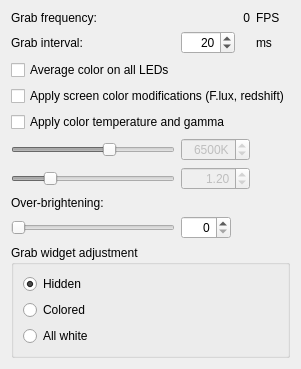
          <widget class="QWidget" name="page">
           <layout class="QVBoxLayout" name="verticalLayout_8">
            <item>
             <layout class="QGridLayout" name="gridLayout" rowstretch="0,0,0,0,0,0,0,0,0">
              <item row="3" column="0" colspan="3">
               <widget class="QCheckBox" name="checkBox_GrabApplyBlueLightReduction">
                <property name="text">
                 <string>Apply screen color modifications (F.lux, redshift)</string>
                </property>
                <property name="tristate">
                 <bool>false</bool>
                </property>
               </widget>
              </item>
              <item row="0" column="2">
               <widget class="QLabel" name="label_GrabFrequency_txt_fps">
                <property name="text">
                 <string>FPS</string>
                </property>
                <property name="alignment">
                 <set>Qt::AlignLeading|Qt::AlignLeft|Qt::AlignVCenter</set>
                </property>
                <property name="textInteractionFlags">
                 <set>Qt::LinksAccessibleByMouse|Qt::TextSelectableByMouse</set>
                </property>
               </widget>
              </item>
              <item row="1" column="1">
               <widget class="QSpinBox" name="spinBox_GrabSlowdown">
                <property name="sizePolicy">
                 <sizepolicy hsizetype="Fixed" vsizetype="Fixed">
                  <horstretch>0</horstretch>
                  <verstretch>0</verstretch>
                 </sizepolicy>
                </property>
                <property name="minimumSize">
                 <size>
                  <width>50</width>
                  <height>0</height>
                 </size>
                </property>
                <property name="alignment">
                 <set>Qt::AlignRight|Qt::AlignTrailing|Qt::AlignVCenter</set>
                </property>
                <property name="minimum">
                 <number>1</number>
                </property>
                <property name="maximum">
                 <number>1000</number>
                </property>
                <property name="value">
                 <number>20</number>
                </property>
               </widget>
              </item>
              <item row="0" column="0">
               <widget class="QLabel" name="label_GrabFrequency_txt">
                <property name="sizePolicy">
                 <sizepolicy hsizetype="Expanding" vsizetype="Maximum">
                  <horstretch>0</horstretch>
                  <verstretch>0</verstretch>
                 </sizepolicy>
                </property>
                <property name="font">
                 <font>
                  <weight>50</weight>
                  <bold>false</bold>
                 </font>
                </property>
                <property name="text">
                 <string>Grab frequency:</string>
                </property>
                <property name="alignment">
                 <set>Qt::AlignLeading|Qt::AlignLeft|Qt::AlignVCenter</set>
                </property>
               </widget>
              </item>
              <item row="8" column="2">
               <widget class="QPushButton" name="pushButton_grabOverBrightenHelp">
                <property name="sizePolicy">
                 <sizepolicy hsizetype="Fixed" vsizetype="Fixed">
                  <horstretch>0</horstretch>
                  <verstretch>0</verstretch>
                 </sizepolicy>
                </property>
                <property name="styleSheet">
                 <string notr="true">margin: 0px;</string>
                </property>
                <property name="text">
                 <string/>
                </property>
                <property name="icon">
                 <iconset resource="../res/LightpackResources.qrc">
                  <normaloff>:/icons/help.png</normaloff>:/icons/help.png</iconset>
                </property>
                <property name="flat">
                 <bool>true</bool>
                </property>
               </widget>
              </item>
              <item row="8" column="0">
               <widget class="QSlider" name="horizontalSlider_GrabOverBrighten">
                <property name="sizePolicy">
                 <sizepolicy hsizetype="Minimum" vsizetype="Fixed">
                  <horstretch>0</horstretch>
                  <verstretch>0</verstretch>
                 </sizepolicy>
                </property>
                <property name="whatsThis">
                 <string>&lt;h4&gt;Over-brightening&lt;/h4&gt; To achieve a higher overall brightness, Prismatik will set the LEDs to maximum even if the grabbed color is not at full brightness.</string>
                </property>
                <property name="maximum">
                 <number>100</number>
                </property>
                <property name="orientation">
                 <enum>Qt::Horizontal</enum>
                </property>
               </widget>
              </item>
              <item row="1" column="0">
               <widget class="QLabel" name="label_SlowdownGrab_txt">
                <property name="sizePolicy">
                 <sizepolicy hsizetype="Expanding" vsizetype="Preferred">
                  <horstretch>0</horstretch>
                  <verstretch>0</verstretch>
                 </sizepolicy>
                </property>
                <property name="font">
                 <font>
                  <weight>50</weight>
                  <bold>false</bold>
                 </font>
                </property>
                <property name="text">
                 <string>Grab interval:</string>
                </property>
                <property name="alignment">
                 <set>Qt::AlignLeading|Qt::AlignLeft|Qt::AlignVCenter</set>
                </property>
                <property name="margin">
                 <number>0</number>
                </property>
               </widget>
              </item>
              <item row="0" column="1">
               <widget class="QLabel" name="label_GrabFrequency_value">
                <property name="text">
                 <string notr="true">0</string>
                </property>
                <property name="alignment">
                 <set>Qt::AlignRight|Qt::AlignTrailing|Qt::AlignVCenter</set>
                </property>
                <property name="margin">
                 <number>3</number>
                </property>
                <property name="textInteractionFlags">
                 <set>Qt::LinksAccessibleByMouse|Qt::TextSelectableByMouse</set>
                </property>
               </widget>
              </item>
              <item row="1" column="2">
               <widget class="QLabel" name="label_SlowdownGrab_txt_ms">
                <property name="text">
                 <string>ms</string>
                </property>
                <property name="alignment">
                 <set>Qt::AlignLeading|Qt::AlignLeft|Qt::AlignVCenter</set>
                </property>
               </widget>
              </item>
              <item row="2" column="0" colspan="3">
               <widget class="QCheckBox" name="checkBox_GrabIsAvgColors">
                <property name="font">
                 <font>
                  <weight>50</weight>
                  <bold>false</bold>
                 </font>
                </property>
                <property name="text">
                 <string>Average color on all LEDs</string>
                </property>
                <property name="checked">
                 <bool>false</bool>
                </property>
               </widget>
              </item>
              <item row="5" column="0">
               <widget class="QSlider" name="horizontalSlider_GrabColorTemperature">
                <property name="enabled">
                 <bool>false</bool>
                </property>
                <property name="minimum">
                 <number>1000</number>
                </property>
                <property name="maximum">
                 <number>10000</number>
                </property>
                <property name="singleStep">
                 <number>100</number>
                </property>
                <property name="pageStep">
                 <number>1000</number>
                </property>
                <property name="value">
                 <number>6500</number>
                </property>
                <property name="orientation">
                 <enum>Qt::Horizontal</enum>
                </property>
                <property name="tickPosition">
                 <enum>QSlider::NoTicks</enum>
                </property>
                <property name="tickInterval">
                 <number>1000</number>
                </property>
               </widget>
              </item>
              <item row="5" column="1">
               <widget class="QSpinBox" name="spinBox_GrabColorTemperature">
                <property name="enabled">
                 <bool>false</bool>
                </property>
                <property name="alignment">
                 <set>Qt::AlignRight|Qt::AlignTrailing|Qt::AlignVCenter</set>
                </property>
                <property name="showGroupSeparator" stdset="0">
                 <bool>false</bool>
                </property>
                <property name="suffix">
                 <string notr="true">K</string>
                </property>
                <property name="minimum">
                 <number>1000</number>
                </property>
                <property name="maximum">
                 <number>10000</number>
                </property>
                <property name="singleStep">
                 <number>100</number>
                </property>
                <property name="value">
                 <number>6500</number>
                </property>
               </widget>
              </item>
              <item row="7" column="0">
               <widget class="QLabel" name="label_11">
                <property name="text">
                 <string>Over-brightening:</string>
                </property>
               </widget>
              </item>
              <item row="8" column="1">
               <widget class="QSpinBox" name="spinBox_GrabOverBrighten">
                <property name="sizePolicy">
                 <sizepolicy hsizetype="Fixed" vsizetype="Fixed">
                  <horstretch>0</horstretch>
                  <verstretch>0</verstretch>
                 </sizepolicy>
                </property>
                <property name="minimumSize">
                 <size>
                  <width>50</width>
                  <height>0</height>
                 </size>
                </property>
                <property name="alignment">
                 <set>Qt::AlignRight|Qt::AlignTrailing|Qt::AlignVCenter</set>
                </property>
                <property name="minimum">
                 <number>0</number>
                </property>
                <property name="maximum">
                 <number>100</number>
                </property>
                <property name="value">
                 <number>0</number>
                </property>
               </widget>
              </item>
              <item row="6" column="0">
               <widget class="QSlider" name="horizontalSlider_GrabGamma">
                <property name="enabled">
                 <bool>false</bool>
                </property>
                <property name="whatsThis">
                 <string>&lt;h4&gt;Color encoding gamma&lt;/h4&gt;

This is the gamma used for encoding the color with the desired &lt;b&gt;color temperature&lt;/b&gt;. Setting to &lt;b&gt;1.0&lt;/b&gt; cancels the effect.
This is the reciprocal of the &lt;b&gt;device gamma&lt;/b&gt; which is the decoding gamma. They cancel each other if set to same value.</string>
                </property>
                <property name="minimum">
                 <number>5</number>
                </property>
                <property name="maximum">
                 <number>1000</number>
                </property>
                <property name="singleStep">
                 <number>10</number>
                </property>
                <property name="pageStep">
                 <number>100</number>
                </property>
                <property name="value">
                 <number>220</number>
                </property>
                <property name="orientation">
                 <enum>Qt::Horizontal</enum>
                </property>
               </widget>
              </item>
              <item row="6" column="1">
               <widget class="QDoubleSpinBox" name="doubleSpinBox_GrabGamma">
                <property name="enabled">
                 <bool>false</bool>
                </property>
                <property name="alignment">
                 <set>Qt::AlignRight|Qt::AlignTrailing|Qt::AlignVCenter</set>
                </property>
                <property name="minimum">
                 <double>0.050000000000000</double>
                </property>
                <property name="maximum">
                 <double>10.000000000000000</double>
                </property>
                <property name="singleStep">
                 <double>0.100000000000000</double>
                </property>
                <property name="value">
                 <double>1.200000000000000</double>
                </property>
               </widget>
              </item>
              <item row="4" column="0" colspan="2">
               <widget class="QCheckBox" name="checkBox_GrabApplyColorTemperature">
                <property name="whatsThis">
                 <string>&lt;h4&gt;Color temperature &amp;amp; gamma&lt;/h4&gt;

Internally emulates the effects of f.lux, redshift, Night Light, Night Shift...</string>
                </property>
                <property name="text">
                 <string>Apply color temperature and gamma</string>
                </property>
               </widget>
              </item>
              <item row="6" column="2">
               <widget class="QPushButton" name="pushButton_grabGammaHelp">
                <property name="sizePolicy">
                 <sizepolicy hsizetype="Fixed" vsizetype="Fixed">
                  <horstretch>0</horstretch>
                  <verstretch>0</verstretch>
                 </sizepolicy>
                </property>
                <property name="styleSheet">
                 <string notr="true">margin: 0px;</string>
                </property>
                <property name="text">
                 <string/>
                </property>
                <property name="icon">
                 <iconset resource="../res/LightpackResources.qrc">
                  <normaloff>:/icons/help.png</normaloff>:/icons/help.png</iconset>
                </property>
                <property name="flat">
                 <bool>true</bool>
                </property>
               </widget>
              </item>
              <item row="4" column="2">
               <widget class="QPushButton" name="pushButton_grabApplyColorTemperatureHelp">
                <property name="sizePolicy">
                 <sizepolicy hsizetype="Fixed" vsizetype="Fixed">
                  <horstretch>0</horstretch>
                  <verstretch>0</verstretch>
                 </sizepolicy>
                </property>
                <property name="styleSheet">
                 <string notr="true">margin:0px;</string>
                </property>
                <property name="text">
                 <string/>
                </property>
                <property name="icon">
                 <iconset resource="../res/LightpackResources.qrc">
                  <normaloff>:/icons/help.png</normaloff>:/icons/help.png</iconset>
                </property>
                <property name="flat">
                 <bool>true</bool>
                </property>
               </widget>
              </item>
             </layout>
            </item>
            <item>
             <widget class="QGroupBox" name="groupBox_2">
              <property name="title">
               <string>Grab widget adjustment</string>
              </property>
              <layout class="QVBoxLayout" name="verticalLayout_16">
               <item>
                <widget class="QRadioButton" name="radioButton_GrabWidgetsDontShow">
                 <property name="text">
                  <string>Hidden</string>
                 </property>
                 <property name="checked">
                  <bool>true</bool>
                 </property>
                </widget>
               </item>
               <item>
                <widget class="QRadioButton" name="radioButton_Colored">
                 <property name="text">
                  <string>Colored</string>
                 </property>
                 <property name="checked">
                  <bool>false</bool>
                 </property>
                </widget>
               </item>
               <item>
                <widget class="QRadioButton" name="radioButton_White">
                 <property name="text">
                  <string>All white</string>
                 </property>
                </widget>
               </item>
              </layout>
             </widget>
            </item>
           </layout>
          </widget>
